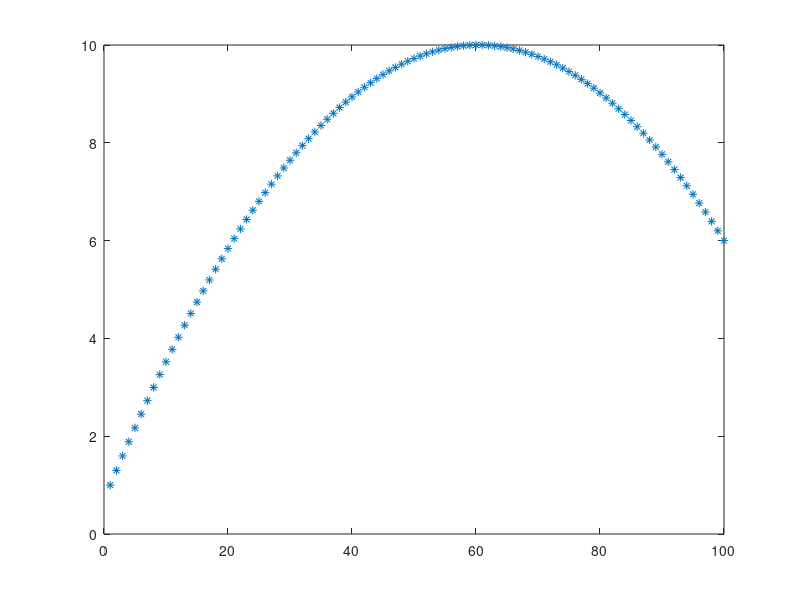
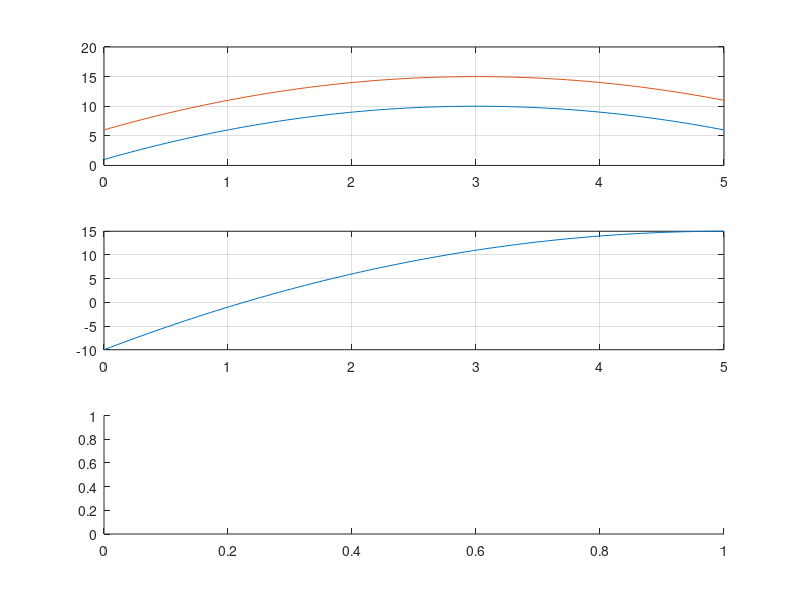

These charts were generated, in order, by the following MATLAB code: (Note: this script raises an error after producing the figures.)
clearvars 
clc
close all
a0 = [1 2 3 4];
a1 = 1:4;
% a0 e a1 sono uguali 
% se vogliamo introdurre uno 'step' allora scriviamo come 1:2:4 (step=2)
a2 = 1:0.5:4;

% help format  or doc format (apre la documentazione di matlab) 
% il comando linspace(1,4,100) -> 100 numeri equidistanziati tra 1 e 4 
linspace(1,4,100);


% matrici 
A = [1 2 3;
    4 5 6;
    7 8 9];
% operazioni 
B = A+3 ;% tutti gli elementi della matrice vengono aumentati di 3
B = A*3 ;% tutti gli elementi della matrice vengono moltipilicati per 3

A = [1 2 3 ; 4 5 6];
B = [10:12;
    13:15;
  
    ]
A+B ; %OK
%A*B;% NON OK perchè il numero delle colonne della prima è diverso dal numero di righe della seconda matrice 

% quello che possiamo fare è fare la trasposta della matrice 

A*B';


% Numeri complessi 
c = 1+ 4i;
A = [1 2 3; 4 5 6];
A_t = A';
B = [1+1i 1+2i 1+3i; 
    1+4i 1+5i 1+6i];
B_t = B'; % oltre a trasoprre la matrice, la parte immaginaria diventa negativa
B_t = transpose(B); % non cambia il segno della parte immaginaria

% Esponenziale : si usa il comando .^ per fare l'esponenziale di ogni
% elemento della matrice 


A = ones(5) ; %matrice, ogni valore è 1
A = ones(1,5); %riga 
A = ones(5,1); % colonna 
 
B = zeros(5) ; % solo zeri 

I = eye(5); % Matrice identità

% se vogliamo indicare un elemento di una matrice, ad esempio il primo 
% usiamo: A(1,1)
A = magic(5)
A(1,1);
A(1,:) % tuttta la prima riga  % Comando uguale -> A(1,1:end)


time = linspace(0,5); % genera a prescindere 10o punti

sensor_output = -(time-3).^2+10;
plot(sensor_output)
plot(sensor_output,'*')

% calculate the maximum and the minimum values of sensor output
max_sensor_out = max(sensor_output);
min_sensor_out = min(sensor_output);

% non siamo in un dominio continuo ma discreto 

[max_sensor_out, max_index] = max(sensor_output);
[min_sensor_out, min_index] = min(sensor_output);

time_max =  time(max_index);
time_min = time(min_index);

%sensor_output = @(x)- (x-3).^2 +10 %handle function
% plot(time,sensor_output,'-','Color','b','LineWidth', 2.5)
% xlabel('time [s]')
% ylabel('sensor output')
% title ('model of the sensor')
% grid on 
% grid minor

s0 = -(time-3).^2+10;
s1 = -(time-3).^2+15;
s2 = -(time-5).^2+15;

figure('Name', 'this is my fisrt figure')
subplot(3,1,1)
plot(time,s0, 'DisplayName','model 1'), grid on;
hold on
plot(time,s1, 'DisplayName','model 2'), grid on;
subplot(3,1,2)
plot(time,s2, 'DisplayName','model 3'), grid on ;
subplot(3,1,3)
hold off
%legend (["model 1", "model 2", "model 3"])
legend show 
xlabel('time [s]')
ylabel('sensor output')
title ('model of the sensor')
% grid on 
% grid minor



% FUNCTION MODEL
% parameters 
% th = 0.8;
% 
% x = linspace(0,10);
% y = cos(x);
% 
% % grapich interpretetion
% figure(1)
% plot(x,y,'bo')
% hold on 
% plot([x(1) x(end)], [th th], '--r')
% 
% % actions
% 
% %1. find values of y>th
% y_greater = y>th ; % otteniamo un vettore logico (logical array)
% 
% %counter number of samples above threshold
% num_greater= sum(y_greater) % numeri di punti che superano il nostro punto di soglia
% pctg_greater = num_greater / length(y) * 100;



lower_th = 0.4;
upper_th= 0.8;

x = linspace(0,10,200);
y = cos(x);

% grapich interpretetion
figure('Name','Grapchal interpretation')
plot(x,y,'bo')
hold on 
plot([x(1) x(end)], [lower_th lower_th], '--r')
plot([x(1) x(end)], [upper_th upper_th], '--r')
hold off
y_inside = (y> lower_th) & (y<upper_th)
num_greater= sum(y_inside) % numeri di punti che superano il nostro punto di soglia
% pctg_greater = num_greater / length(y) * 100;

% generiamo 10 numeri interi casuali 
A = randi(5,1,10);
low_pctg=20;
up_pctg=20;
target_val=4;

%for loop 


% display something if more than 30% of numbers in A are equal to 4
num_equal_target = sum(A==target_val);
pctg = num_equal_target / lenght(A) * 100
if pctg < pctg
    fprintif('number of value equal to 4 is larger than 30%',target_val,low_pctg)
elseif pctg >= low_pctg && pctg <= up_pctg

   fprint('condition violated', target_val,low_pctg,up_pctg)
else
    fprint('number of values equal to %d is above%d%%\n', target_val,up_pctg)
end
